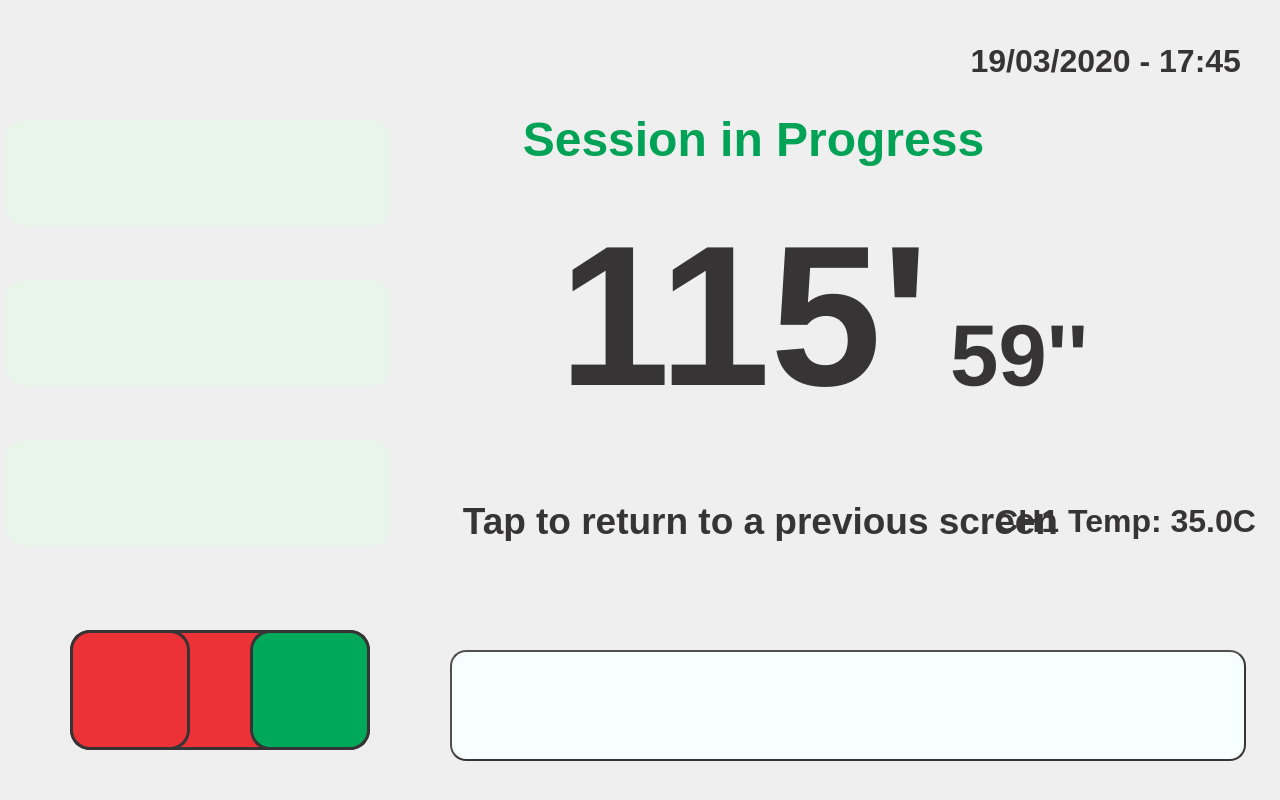
<?xml version="1.0" encoding="UTF-8"?>
<ui version="4.0">
 <class>TreatmentDialog</class>
 <widget class="QDialog" name="TreatmentDialog">
  <property name="geometry">
   <rect>
    <x>0</x>
    <y>0</y>
    <width>1280</width>
    <height>800</height>
   </rect>
  </property>
  <property name="windowTitle">
   <string>Dialog</string>
  </property>
  <property name="styleSheet">
   <string notr="true">QDialog {
background-image: url(:/background/resources/bkg_treat_no_buttons.png);
}</string>
  </property>
  <widget class="QTextEdit" name="textEdit">
   <property name="geometry">
    <rect>
     <x>450</x>
     <y>650</y>
     <width>796</width>
     <height>111</height>
    </rect>
   </property>
   <property name="styleSheet">
    <string notr="true">border:2px outset;
background-color: rgb(246, 255, 254);
border-radius: 16px;
color: rgb(0, 0, 127);
border-color: rgb(55, 52, 53);</string>
   </property>
  </widget>
  <widget class="QPushButton" name="stop_rsmButton">
   <property name="geometry">
    <rect>
     <x>70</x>
     <y>630</y>
     <width>300</width>
     <height>120</height>
    </rect>
   </property>
   <property name="minimumSize">
    <size>
     <width>100</width>
     <height>100</height>
    </size>
   </property>
   <property name="styleSheet">
    <string notr="true">background-image: url(:/buttons/resources/Stop-Pause.png);
background-color: rgb(237, 50, 55);
border-radius: 20px;
border:3px solid rgb(55, 52, 53);</string>
   </property>
   <property name="text">
    <string/>
   </property>
  </widget>
  <widget class="QLabel" name="date_timeLabel">
   <property name="geometry">
    <rect>
     <x>910</x>
     <y>40</y>
     <width>331</width>
     <height>41</height>
    </rect>
   </property>
   <property name="font">
    <font>
     <family>Liberation Sans</family>
     <pointsize>24</pointsize>
     <weight>75</weight>
     <bold>true</bold>
    </font>
   </property>
   <property name="styleSheet">
    <string notr="true">color: rgb(55, 52, 53);</string>
   </property>
   <property name="text">
    <string>19/03/2020 - 17:45</string>
   </property>
   <property name="alignment">
    <set>Qt::AlignRight|Qt::AlignTrailing|Qt::AlignVCenter</set>
   </property>
  </widget>
  <widget class="QLabel" name="stage1PowerLabel">
   <property name="geometry">
    <rect>
     <x>260</x>
     <y>120</y>
     <width>151</width>
     <height>51</height>
    </rect>
   </property>
   <property name="font">
    <font>
     <family>Liberation Sans</family>
     <pointsize>36</pointsize>
     <weight>75</weight>
     <bold>true</bold>
    </font>
   </property>
   <property name="styleSheet">
    <string notr="true">color: rgb(237, 50, 55);</string>
   </property>
   <property name="text">
    <string>100%</string>
   </property>
   <property name="alignment">
    <set>Qt::AlignLeading|Qt::AlignLeft|Qt::AlignVCenter</set>
   </property>
  </widget>
  <widget class="QLabel" name="progressLabel">
   <property name="geometry">
    <rect>
     <x>448</x>
     <y>109</y>
     <width>611</width>
     <height>61</height>
    </rect>
   </property>
   <property name="font">
    <font>
     <family>Liberation Sans</family>
     <pointsize>36</pointsize>
     <weight>75</weight>
     <bold>true</bold>
    </font>
   </property>
   <property name="styleSheet">
    <string notr="true">color: rgb(0, 163, 86);</string>
   </property>
   <property name="text">
    <string>Session in Progress</string>
   </property>
   <property name="alignment">
    <set>Qt::AlignCenter</set>
   </property>
  </widget>
  <widget class="QLabel" name="remaining_secsLabel">
   <property name="geometry">
    <rect>
     <x>950</x>
     <y>280</y>
     <width>161</width>
     <height>151</height>
    </rect>
   </property>
   <property name="font">
    <font>
     <family>Liberation Sans</family>
     <pointsize>65</pointsize>
     <weight>75</weight>
     <bold>true</bold>
    </font>
   </property>
   <property name="styleSheet">
    <string notr="true">color: rgb(55, 52, 53);</string>
   </property>
   <property name="text">
    <string>59''</string>
   </property>
   <property name="alignment">
    <set>Qt::AlignLeading|Qt::AlignLeft|Qt::AlignVCenter</set>
   </property>
  </widget>
  <widget class="QLabel" name="remaining_minsLabel">
   <property name="geometry">
    <rect>
     <x>448</x>
     <y>200</y>
     <width>481</width>
     <height>231</height>
    </rect>
   </property>
   <property name="font">
    <font>
     <family>Liberation Sans</family>
     <pointsize>150</pointsize>
     <weight>75</weight>
     <bold>true</bold>
    </font>
   </property>
   <property name="styleSheet">
    <string notr="true">color: rgb(55, 52, 53);</string>
   </property>
   <property name="text">
    <string>115'</string>
   </property>
   <property name="alignment">
    <set>Qt::AlignRight|Qt::AlignTrailing|Qt::AlignVCenter</set>
   </property>
  </widget>
  <widget class="QLabel" name="stage1MinutesLabel">
   <property name="geometry">
    <rect>
     <x>260</x>
     <y>170</y>
     <width>151</width>
     <height>51</height>
    </rect>
   </property>
   <property name="font">
    <font>
     <family>Liberation Sans</family>
     <pointsize>36</pointsize>
     <weight>75</weight>
     <bold>true</bold>
    </font>
   </property>
   <property name="styleSheet">
    <string notr="true">color: rgb(55, 52, 53);</string>
   </property>
   <property name="text">
    <string>120'</string>
   </property>
   <property name="alignment">
    <set>Qt::AlignLeading|Qt::AlignLeft|Qt::AlignVCenter</set>
   </property>
  </widget>
  <widget class="QPushButton" name="stopButton">
   <property name="geometry">
    <rect>
     <x>70</x>
     <y>630</y>
     <width>120</width>
     <height>120</height>
    </rect>
   </property>
   <property name="minimumSize">
    <size>
     <width>100</width>
     <height>100</height>
    </size>
   </property>
   <property name="styleSheet">
    <string notr="true">background-image: url(:/buttons/resources/Stop.png);
background-color: rgb(237, 50, 55);
border-radius: 20px;
border:3px solid rgb(55, 52, 53);</string>
   </property>
   <property name="text">
    <string/>
   </property>
  </widget>
  <widget class="QPushButton" name="rsmButton">
   <property name="geometry">
    <rect>
     <x>250</x>
     <y>630</y>
     <width>120</width>
     <height>120</height>
    </rect>
   </property>
   <property name="minimumSize">
    <size>
     <width>100</width>
     <height>100</height>
    </size>
   </property>
   <property name="styleSheet">
    <string notr="true">background-image: url(:/buttons/resources/Rsm.png);
background-color: rgb(0, 168, 89);
border-radius: 20px;
border:3px solid rgb(55, 52, 53);</string>
   </property>
   <property name="text">
    <string/>
   </property>
  </widget>
  <widget class="QPushButton" name="doneButton">
   <property name="geometry">
    <rect>
     <x>450</x>
     <y>500</y>
     <width>621</width>
     <height>41</height>
    </rect>
   </property>
   <property name="font">
    <font>
     <family>Liberation Sans</family>
     <pointsize>28</pointsize>
     <weight>75</weight>
     <bold>true</bold>
    </font>
   </property>
   <property name="focusPolicy">
    <enum>Qt::NoFocus</enum>
   </property>
   <property name="styleSheet">
    <string notr="true">border: 0px;
color: rgb(55, 52, 53);</string>
   </property>
   <property name="text">
    <string>Tap to return to a previous screen</string>
   </property>
  </widget>
  <widget class="QWidget" name="layoutWidget_6">
   <property name="geometry">
    <rect>
     <x>670</x>
     <y>560</y>
     <width>591</width>
     <height>76</height>
    </rect>
   </property>
   <layout class="QHBoxLayout" name="horizontalLayout_5">
    <property name="spacing">
     <number>22</number>
    </property>
    <item>
     <widget class="QPushButton" name="ant1Button">
      <property name="sizePolicy">
       <sizepolicy hsizetype="Fixed" vsizetype="Fixed">
        <horstretch>0</horstretch>
        <verstretch>0</verstretch>
       </sizepolicy>
      </property>
      <property name="minimumSize">
       <size>
        <width>100</width>
        <height>50</height>
       </size>
      </property>
      <property name="font">
       <font>
        <family>Liberation Sans</family>
        <pointsize>16</pointsize>
        <weight>75</weight>
        <bold>true</bold>
       </font>
      </property>
      <property name="styleSheet">
       <string notr="true">border: 0px;
</string>
      </property>
      <property name="text">
       <string/>
      </property>
      <property name="icon">
       <iconset resource="magnet4_res.qrc">
        <normaloff>:/buttons/resources/wifi-symbol_disa.png</normaloff>:/buttons/resources/wifi-symbol_disa.png</iconset>
      </property>
      <property name="iconSize">
       <size>
        <width>100</width>
        <height>100</height>
       </size>
      </property>
     </widget>
    </item>
    <item>
     <widget class="QPushButton" name="ant2Button">
      <property name="sizePolicy">
       <sizepolicy hsizetype="Fixed" vsizetype="Fixed">
        <horstretch>0</horstretch>
        <verstretch>0</verstretch>
       </sizepolicy>
      </property>
      <property name="minimumSize">
       <size>
        <width>100</width>
        <height>50</height>
       </size>
      </property>
      <property name="font">
       <font>
        <family>Liberation Sans</family>
        <pointsize>16</pointsize>
        <weight>75</weight>
        <bold>true</bold>
       </font>
      </property>
      <property name="styleSheet">
       <string notr="true">border: 0px;
</string>
      </property>
      <property name="text">
       <string/>
      </property>
      <property name="icon">
       <iconset resource="magnet4_res.qrc">
        <normaloff>:/buttons/resources/wifi-symbol_disa.png</normaloff>:/buttons/resources/wifi-symbol_disa.png</iconset>
      </property>
      <property name="iconSize">
       <size>
        <width>100</width>
        <height>100</height>
       </size>
      </property>
     </widget>
    </item>
    <item>
     <widget class="QPushButton" name="ant3Button">
      <property name="sizePolicy">
       <sizepolicy hsizetype="Fixed" vsizetype="Fixed">
        <horstretch>0</horstretch>
        <verstretch>0</verstretch>
       </sizepolicy>
      </property>
      <property name="minimumSize">
       <size>
        <width>100</width>
        <height>50</height>
       </size>
      </property>
      <property name="font">
       <font>
        <family>Liberation Sans</family>
        <pointsize>16</pointsize>
        <weight>75</weight>
        <bold>true</bold>
       </font>
      </property>
      <property name="styleSheet">
       <string notr="true">border: 0px;
</string>
      </property>
      <property name="text">
       <string/>
      </property>
      <property name="icon">
       <iconset resource="magnet4_res.qrc">
        <normaloff>:/buttons/resources/wifi-symbol_disa.png</normaloff>:/buttons/resources/wifi-symbol_disa.png</iconset>
      </property>
      <property name="iconSize">
       <size>
        <width>100</width>
        <height>100</height>
       </size>
      </property>
     </widget>
    </item>
    <item>
     <widget class="QPushButton" name="ant4Button">
      <property name="sizePolicy">
       <sizepolicy hsizetype="Fixed" vsizetype="Fixed">
        <horstretch>0</horstretch>
        <verstretch>0</verstretch>
       </sizepolicy>
      </property>
      <property name="minimumSize">
       <size>
        <width>100</width>
        <height>50</height>
       </size>
      </property>
      <property name="font">
       <font>
        <family>Liberation Sans</family>
        <pointsize>16</pointsize>
        <weight>75</weight>
        <bold>true</bold>
       </font>
      </property>
      <property name="styleSheet">
       <string notr="true">border: 0px;
</string>
      </property>
      <property name="text">
       <string/>
      </property>
      <property name="icon">
       <iconset resource="magnet4_res.qrc">
        <normaloff>:/buttons/resources/wifi-symbol_disa.png</normaloff>:/buttons/resources/wifi-symbol_disa.png</iconset>
      </property>
      <property name="iconSize">
       <size>
        <width>100</width>
        <height>100</height>
       </size>
      </property>
     </widget>
    </item>
   </layout>
  </widget>
  <widget class="QLabel" name="tempLabel">
   <property name="geometry">
    <rect>
     <x>925</x>
     <y>500</y>
     <width>331</width>
     <height>41</height>
    </rect>
   </property>
   <property name="font">
    <font>
     <family>Liberation Sans</family>
     <pointsize>24</pointsize>
     <weight>75</weight>
     <bold>true</bold>
    </font>
   </property>
   <property name="styleSheet">
    <string notr="true">color: rgb(55, 52, 53);</string>
   </property>
   <property name="text">
    <string>CH1 Temp: 35.0C</string>
   </property>
   <property name="alignment">
    <set>Qt::AlignRight|Qt::AlignTrailing|Qt::AlignVCenter</set>
   </property>
  </widget>
  <widget class="QLabel" name="stage2MinutesLabel">
   <property name="geometry">
    <rect>
     <x>260</x>
     <y>330</y>
     <width>151</width>
     <height>51</height>
    </rect>
   </property>
   <property name="font">
    <font>
     <family>Liberation Sans</family>
     <pointsize>36</pointsize>
     <weight>75</weight>
     <bold>true</bold>
    </font>
   </property>
   <property name="styleSheet">
    <string notr="true">color: rgb(55, 52, 53);</string>
   </property>
   <property name="text">
    <string>120'</string>
   </property>
   <property name="alignment">
    <set>Qt::AlignLeading|Qt::AlignLeft|Qt::AlignVCenter</set>
   </property>
  </widget>
  <widget class="QLabel" name="stage2PowerLabel">
   <property name="geometry">
    <rect>
     <x>260</x>
     <y>280</y>
     <width>151</width>
     <height>51</height>
    </rect>
   </property>
   <property name="font">
    <font>
     <family>Liberation Sans</family>
     <pointsize>36</pointsize>
     <weight>75</weight>
     <bold>true</bold>
    </font>
   </property>
   <property name="styleSheet">
    <string notr="true">color: rgb(237, 50, 55);</string>
   </property>
   <property name="text">
    <string>100%</string>
   </property>
   <property name="alignment">
    <set>Qt::AlignLeading|Qt::AlignLeft|Qt::AlignVCenter</set>
   </property>
  </widget>
  <widget class="QLabel" name="stage3MinutesLabel">
   <property name="geometry">
    <rect>
     <x>260</x>
     <y>490</y>
     <width>151</width>
     <height>51</height>
    </rect>
   </property>
   <property name="font">
    <font>
     <family>Liberation Sans</family>
     <pointsize>36</pointsize>
     <weight>75</weight>
     <bold>true</bold>
    </font>
   </property>
   <property name="styleSheet">
    <string notr="true">color: rgb(55, 52, 53);</string>
   </property>
   <property name="text">
    <string>120'</string>
   </property>
   <property name="alignment">
    <set>Qt::AlignLeading|Qt::AlignLeft|Qt::AlignVCenter</set>
   </property>
  </widget>
  <widget class="QLabel" name="stage3PowerLabel">
   <property name="geometry">
    <rect>
     <x>260</x>
     <y>440</y>
     <width>151</width>
     <height>51</height>
    </rect>
   </property>
   <property name="font">
    <font>
     <family>Liberation Sans</family>
     <pointsize>36</pointsize>
     <weight>75</weight>
     <bold>true</bold>
    </font>
   </property>
   <property name="styleSheet">
    <string notr="true">color: rgb(237, 50, 55);</string>
   </property>
   <property name="text">
    <string>100%</string>
   </property>
   <property name="alignment">
    <set>Qt::AlignLeading|Qt::AlignLeft|Qt::AlignVCenter</set>
   </property>
  </widget>
  <widget class="QWidget" name="layoutWidget">
   <property name="geometry">
    <rect>
     <x>5</x>
     <y>120</y>
     <width>236</width>
     <height>106</height>
    </rect>
   </property>
   <layout class="QHBoxLayout" name="horizontalLayout">
    <property name="spacing">
     <number>5</number>
    </property>
    <item>
     <widget class="QPushButton" name="stage1SignalButton">
      <property name="sizePolicy">
       <sizepolicy hsizetype="Fixed" vsizetype="Fixed">
        <horstretch>0</horstretch>
        <verstretch>0</verstretch>
       </sizepolicy>
      </property>
      <property name="minimumSize">
       <size>
        <width>90</width>
        <height>90</height>
       </size>
      </property>
      <property name="styleSheet">
       <string notr="true">background-image: url(:/buttons/resources/triangular_90_90.png);
background-repeat:no-repeat;
background-position: center center;
background-color: rgb(230, 231, 232);
border-radius: 20px;
border:3px solid rgb(55, 52, 53);</string>
      </property>
      <property name="text">
       <string/>
      </property>
     </widget>
    </item>
    <item>
     <widget class="QPushButton" name="stage1FreqButton">
      <property name="sizePolicy">
       <sizepolicy hsizetype="Fixed" vsizetype="Fixed">
        <horstretch>0</horstretch>
        <verstretch>0</verstretch>
       </sizepolicy>
      </property>
      <property name="minimumSize">
       <size>
        <width>90</width>
        <height>90</height>
       </size>
      </property>
      <property name="styleSheet">
       <string notr="true">background-image: url(:/frequencies/resources/freq1_90_90.png);
background-repeat:no-repeat;
background-position: center center;
background-color: rgb(230, 231, 232);
border-radius: 20px;
border:3px solid rgb(55, 52, 53);</string>
      </property>
      <property name="text">
       <string/>
      </property>
     </widget>
    </item>
   </layout>
  </widget>
  <widget class="QWidget" name="layoutWidget_2">
   <property name="geometry">
    <rect>
     <x>5</x>
     <y>280</y>
     <width>236</width>
     <height>106</height>
    </rect>
   </property>
   <layout class="QHBoxLayout" name="horizontalLayout_2">
    <property name="spacing">
     <number>5</number>
    </property>
    <item>
     <widget class="QPushButton" name="stage2SignalButton">
      <property name="sizePolicy">
       <sizepolicy hsizetype="Fixed" vsizetype="Fixed">
        <horstretch>0</horstretch>
        <verstretch>0</verstretch>
       </sizepolicy>
      </property>
      <property name="minimumSize">
       <size>
        <width>90</width>
        <height>90</height>
       </size>
      </property>
      <property name="styleSheet">
       <string notr="true">background-image: url(:/buttons/resources/square_90_90.png);
background-repeat:no-repeat;
background-color: rgb(237, 211, 152);
border-radius: 20px;
border:3px solid rgb(55, 52, 53);</string>
      </property>
      <property name="text">
       <string/>
      </property>
     </widget>
    </item>
    <item>
     <widget class="QPushButton" name="stage2FreqButton">
      <property name="sizePolicy">
       <sizepolicy hsizetype="Fixed" vsizetype="Fixed">
        <horstretch>0</horstretch>
        <verstretch>0</verstretch>
       </sizepolicy>
      </property>
      <property name="minimumSize">
       <size>
        <width>90</width>
        <height>90</height>
       </size>
      </property>
      <property name="styleSheet">
       <string notr="true">background-image: url(:/frequencies/resources/freq1_90_90.png);
background-repeat:no-repeat;
background-position: center center;
background-color: rgb(230, 231, 232);
border-radius: 20px;
border:3px solid rgb(55, 52, 53);</string>
      </property>
      <property name="text">
       <string/>
      </property>
     </widget>
    </item>
   </layout>
  </widget>
  <widget class="QWidget" name="layoutWidget_3">
   <property name="geometry">
    <rect>
     <x>5</x>
     <y>440</y>
     <width>236</width>
     <height>106</height>
    </rect>
   </property>
   <layout class="QHBoxLayout" name="horizontalLayout_3">
    <property name="spacing">
     <number>5</number>
    </property>
    <item>
     <widget class="QPushButton" name="stage3SignalButton">
      <property name="sizePolicy">
       <sizepolicy hsizetype="Fixed" vsizetype="Fixed">
        <horstretch>0</horstretch>
        <verstretch>0</verstretch>
       </sizepolicy>
      </property>
      <property name="minimumSize">
       <size>
        <width>90</width>
        <height>90</height>
       </size>
      </property>
      <property name="styleSheet">
       <string notr="true">background-image: url(:/buttons/resources/square_90_90.png);
background-repeat:no-repeat;
background-color: rgb(237, 211, 152);
border-radius: 20px;
border:3px solid rgb(55, 52, 53);</string>
      </property>
      <property name="text">
       <string/>
      </property>
     </widget>
    </item>
    <item>
     <widget class="QPushButton" name="stage3FreqButton">
      <property name="sizePolicy">
       <sizepolicy hsizetype="Fixed" vsizetype="Fixed">
        <horstretch>0</horstretch>
        <verstretch>0</verstretch>
       </sizepolicy>
      </property>
      <property name="minimumSize">
       <size>
        <width>90</width>
        <height>90</height>
       </size>
      </property>
      <property name="styleSheet">
       <string notr="true">background-image: url(:/frequencies/resources/freq1_90_90.png);
background-repeat:no-repeat;
background-position: center center;
background-color: rgb(230, 231, 232);
border-radius: 20px;
border:3px solid rgb(55, 52, 53);</string>
      </property>
      <property name="text">
       <string/>
      </property>
     </widget>
    </item>
   </layout>
  </widget>
  <widget class="QPushButton" name="stage2BkgButton">
   <property name="geometry">
    <rect>
     <x>5</x>
     <y>280</y>
     <width>386</width>
     <height>106</height>
    </rect>
   </property>
   <property name="sizePolicy">
    <sizepolicy hsizetype="Expanding" vsizetype="Fixed">
     <horstretch>0</horstretch>
     <verstretch>0</verstretch>
    </sizepolicy>
   </property>
   <property name="minimumSize">
    <size>
     <width>90</width>
     <height>90</height>
    </size>
   </property>
   <property name="font">
    <font>
     <family>Liberation Sans</family>
     <pointsize>24</pointsize>
     <weight>75</weight>
     <bold>true</bold>
    </font>
   </property>
   <property name="focusPolicy">
    <enum>Qt::NoFocus</enum>
   </property>
   <property name="styleSheet">
    <string notr="true">color: rgb(55, 52, 53);
background-color: rgb(233, 245, 235);
border-radius: 20px;
border:3px solid rgb(233, 245, 235);</string>
   </property>
   <property name="text">
    <string/>
   </property>
  </widget>
  <widget class="QPushButton" name="stage1BkgButton">
   <property name="geometry">
    <rect>
     <x>5</x>
     <y>120</y>
     <width>386</width>
     <height>106</height>
    </rect>
   </property>
   <property name="sizePolicy">
    <sizepolicy hsizetype="Expanding" vsizetype="Fixed">
     <horstretch>0</horstretch>
     <verstretch>0</verstretch>
    </sizepolicy>
   </property>
   <property name="minimumSize">
    <size>
     <width>90</width>
     <height>90</height>
    </size>
   </property>
   <property name="font">
    <font>
     <family>Liberation Sans</family>
     <pointsize>24</pointsize>
     <weight>75</weight>
     <bold>true</bold>
    </font>
   </property>
   <property name="focusPolicy">
    <enum>Qt::NoFocus</enum>
   </property>
   <property name="styleSheet">
    <string notr="true">color: rgb(55, 52, 53);
background-color: rgb(233, 245, 235);
border-radius: 20px;
border:3px solid rgb(233, 245, 235);</string>
   </property>
   <property name="text">
    <string/>
   </property>
  </widget>
  <widget class="QPushButton" name="stage3BkgButton">
   <property name="geometry">
    <rect>
     <x>5</x>
     <y>440</y>
     <width>386</width>
     <height>106</height>
    </rect>
   </property>
   <property name="sizePolicy">
    <sizepolicy hsizetype="Expanding" vsizetype="Fixed">
     <horstretch>0</horstretch>
     <verstretch>0</verstretch>
    </sizepolicy>
   </property>
   <property name="minimumSize">
    <size>
     <width>90</width>
     <height>90</height>
    </size>
   </property>
   <property name="font">
    <font>
     <family>Liberation Sans</family>
     <pointsize>24</pointsize>
     <weight>75</weight>
     <bold>true</bold>
    </font>
   </property>
   <property name="focusPolicy">
    <enum>Qt::NoFocus</enum>
   </property>
   <property name="styleSheet">
    <string notr="true">color: rgb(55, 52, 53);
background-color: rgb(233, 245, 235);
border-radius: 20px;
border:3px solid rgb(233, 245, 235);</string>
   </property>
   <property name="text">
    <string/>
   </property>
  </widget>
 </widget>
 <resources>
  <include location="magnet4_res.qrc"/>
 </resources>
 <connections/>
</ui>
